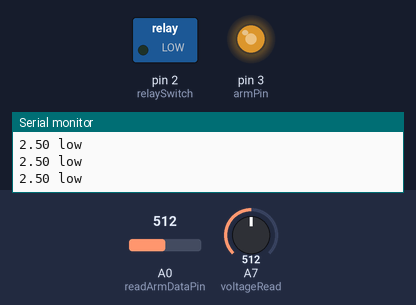
Bench run of a sketch on a simulated Arduino Nano, built with avr-gcc and run on an emulated ATmega328P. Parts: switched loads named in the sketch (green lamp = pin HIGH), output pins drawn as LEDs (lit = HIGH), the last lines printed to the serial monitor. The inputs (shaded band) are chosen by the test bench; at power-on: A7 (voltageRead) = 512, A0 (readArmDataPin) = 512.

Above: at 1.2 s.
1.3 s: A7 (voltageRead) set to 626
2.8 s: A7 (voltageRead) set to 657
At 3.3 s:
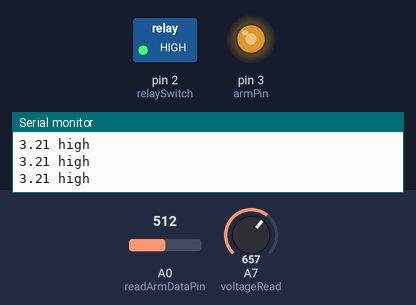
4.3 s: A0 (readArmDataPin) set to 257
7.3 s: A0 (readArmDataPin) set to 236
At 8.5 s:
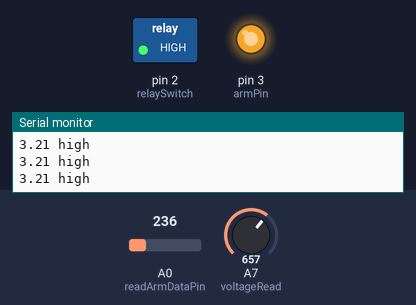
8.8 s: A7 (voltageRead) set to 511
At 9.3 s:
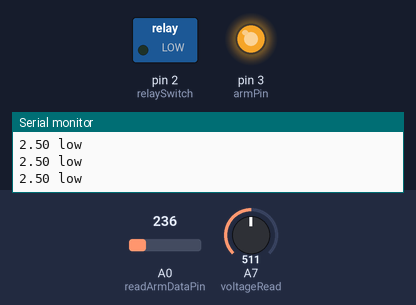
10.3 s: A0 (readArmDataPin) set to 122
At 11.1 s:
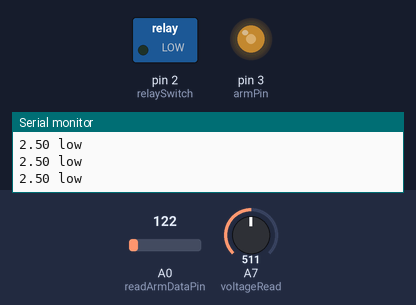
Timing chart, 0 to 12.8 s (numbered marks = the images above; inputs shaded):
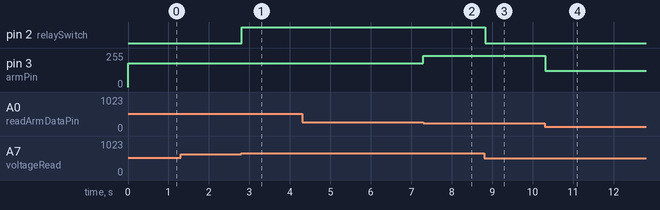

Measured:
- the behaviour switches between 642 and 643 on A7 (voltageRead) (found by bisection; images 0 and 1)
- the behaviour switches between 245 and 244 on A0 (readArmDataPin) (found by bisection; images 1 and 2)
- after the input at 2.8 s, pin 2 (relaySwitch): LOW → HIGH at once
- after the input at 7.3 s, pin 3 (armPin): 177/255 → 236/255 at once
- after the input at 8.8 s, pin 2 (relaySwitch): HIGH → LOW at once
- after the input at 10.3 s, pin 3 (armPin): 236/255 → 122/255 at once

The sketch:

nanoSketch.ino
```cpp
#define voltageRead A7
#define V_CENTER    177
#define MAX_TIMEOUT 10000
const int relaySwitch = 2;
const int armPin = 3;
const int pin1 = 5;
const int pin2 = 6;
const int readArmDataPin = A0;

float voltage = 0;
int armData = V_CENTER;
int timeout = 0;

void setup() {
  Serial.begin(9600);
  pinMode(relaySwitch, OUTPUT);
  pinMode(armPin, OUTPUT);
  pinMode(readArmDataPin, INPUT);
  pinMode(voltageRead, INPUT);
}

void loop() {
  voltage = analogRead(voltageRead);
  voltage = voltage*5/1023;
  Serial.print(voltage);
  if(voltage < 3.14) {
    Serial.println(" low ");
    digitalWrite(relaySwitch, LOW);
  }
  else {
    Serial.println(" high");
    digitalWrite(relaySwitch, HIGH);
  }
  int data = analogRead(readArmDataPin);
  if (data >= 110 && data <= 244) {
    armData = data;
  }
  analogWrite(armPin, armData);
}
```
